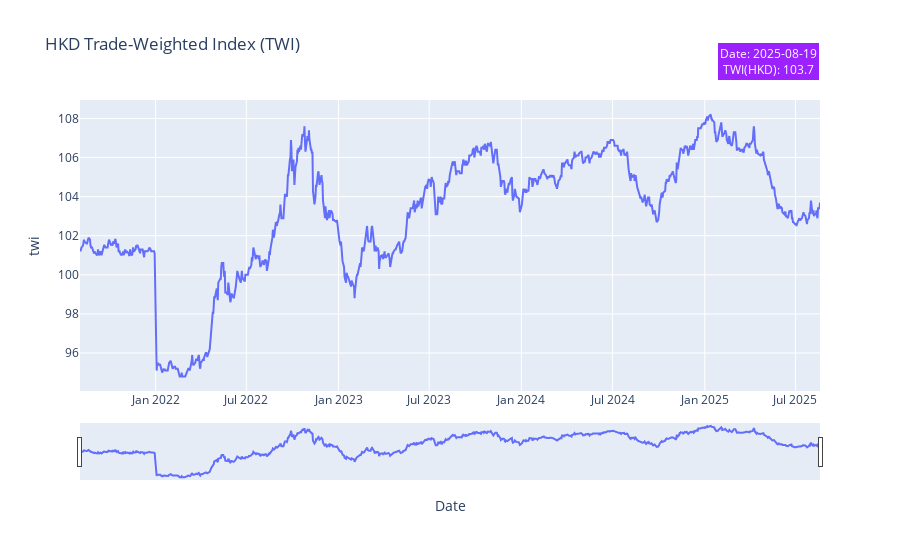

Write notebook code for a chart like this one.
### Code cell
hkdtwi_fig = px.line(hkdtwi_df,
             x='end_of_date', y='twi',
             title='HKD Trade-Weighted Index (TWI)',
             labels={'end_of_date': 'Date', 'value': 'Value'},
             )


last_date = hkdtwi_df['end_of_date'].iloc[0]
last_twi = hkdtwi_df['twi'].iloc[0]

hkdtwi_fig.add_annotation(
    text=f"Date: {last_date.strftime('%Y-%m-%d')}<br>TWI(HKD): {last_twi}",
    xref="paper", yref="paper",
    x=1, y=1.2,
    showarrow=False,
    bgcolor="rgba(156, 33, 315, 1)",
    borderwidth=2,
    font=dict(size=12, color="white")
)

hkdtwi_fig.update_layout(
    xaxis_rangeslider_visible=True,
)

hkdtwi_fig.show()

### Figure 1 — Plotly figure (JSON) as saved in the notebook; plotly's stock layout.template omitted (floating-point values rounded to 4 significant figures; data arrays with more than 128 entries replaced by an {"elided": "..."} marker saying what was removed)
{"data": [{"hovertemplate": "Date=%{x}<br>twi=%{y}<extra></extra>", "legendgroup": "", "line": {"color": "#636efa", "dash": "solid"}, "marker": {"symbol": "circle"}, "mode": "lines", "name": "", "orientation": "v", "showlegend": false, "type": "scatter", "x": {"elided": "999 str values"}, "xaxis": "x", "y": {"elided": "999 float values"}, "yaxis": "y"}], "layout": {"annotations": [{"bgcolor": "rgba(156, 33, 315, 1)", "borderwidth": 2, "font": {"color": "white", "size": 12}, "showarrow": false, "text": "Date: 2025-08-19<br>TWI(HKD): 103.7", "x": 1, "xref": "paper", "y": 1.2, "yref": "paper"}], "legend": {"tracegroupgap": 0}, "title": {"text": "HKD Trade-Weighted Index (TWI)"}, "xaxis": {"anchor": "y", "domain": [0, 1], "rangeslider": {"visible": true}, "title": {"text": "Date"}}, "yaxis": {"anchor": "x", "domain": [0, 1], "title": {"text": "twi"}}}}
